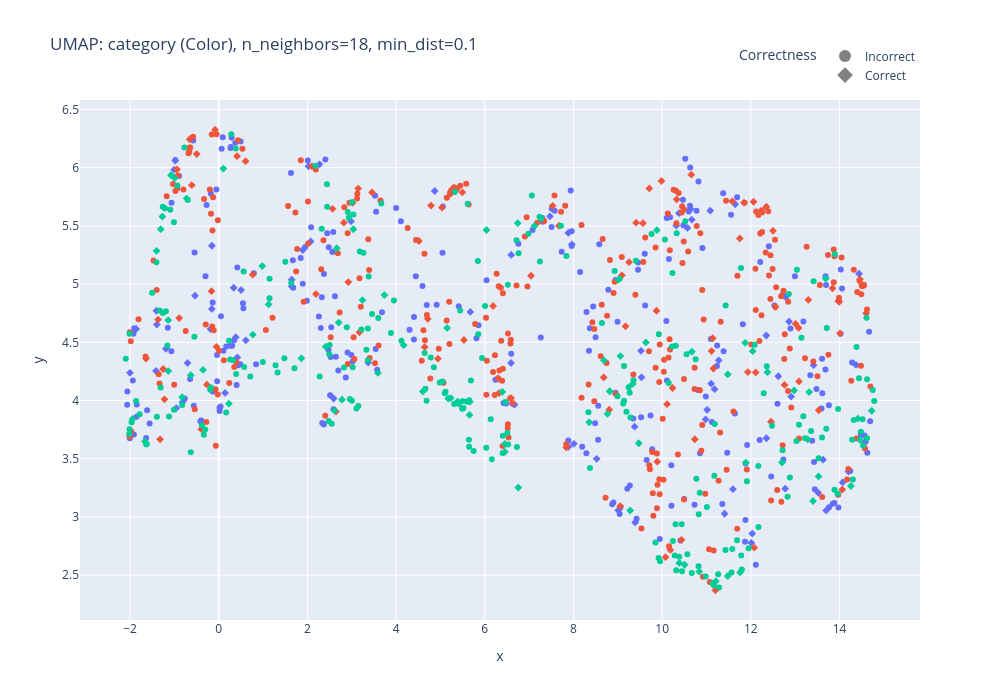
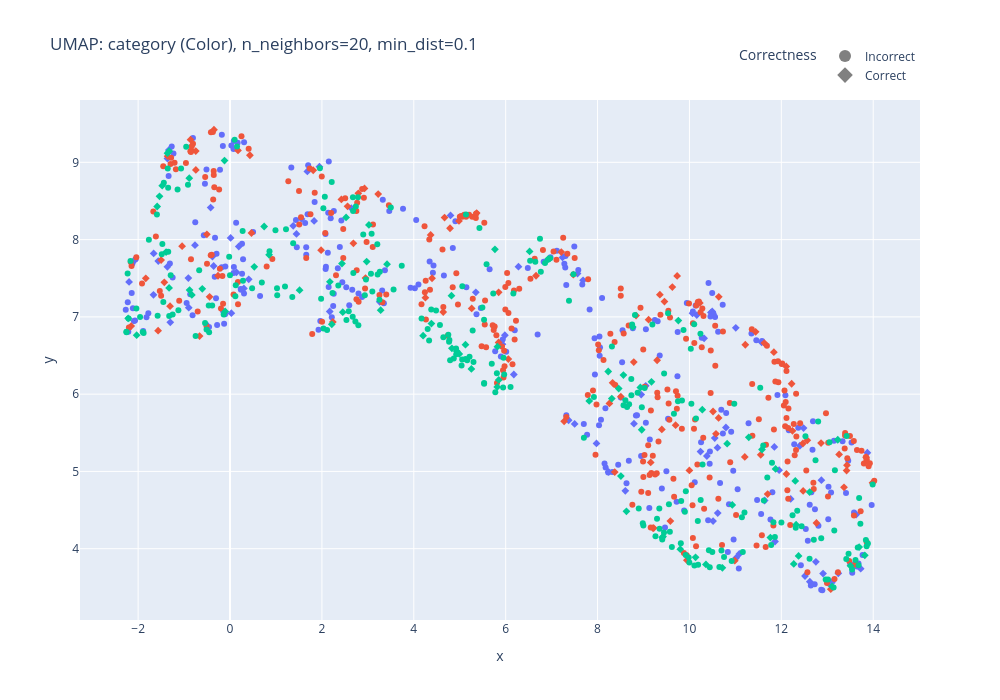
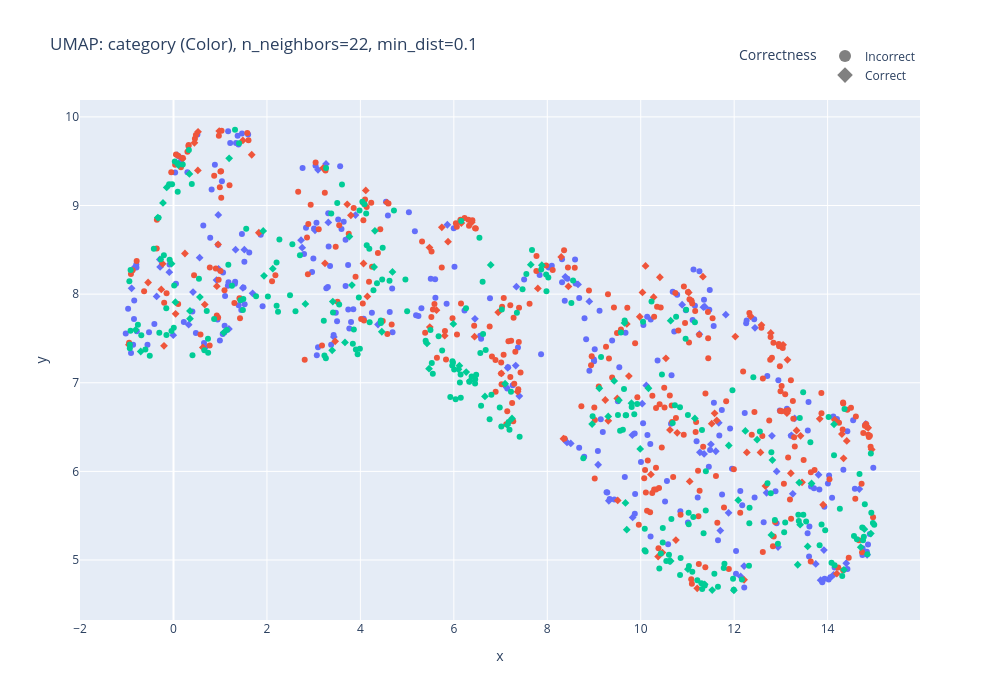
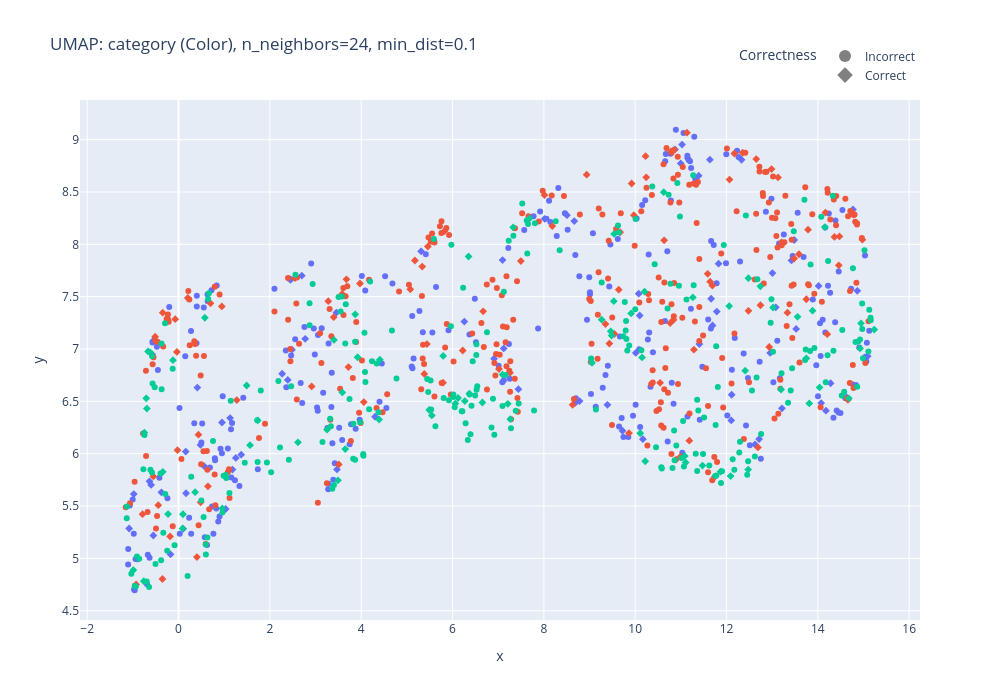

Notebook cell for these charts, in order:
### Code cell
neighbors = list(range(18, 30, 2))
for neighbor in neighbors:
    plot_umap(embeddings_top_3_1000, df_top3_1000, neighbor)

### Figure 1 — Plotly figure (JSON) as saved in the notebook; plotly's stock layout.template omitted (floating-point values rounded to 4 significant figures; data arrays with more than 128 entries replaced by an {"elided": "..."} marker saying what was removed)
{"data": [{"customdata": {"elided": "79x4 mixed values"}, "hovertemplate": "<b>Category:</b> %{customdata[0]}<br><b>Correct:</b> %{customdata[1]}<br><b>Task ID:</b> %{customdata[2]}<br><br><b>Text:</b><br>%{customdata[3]}<extra></extra>", "legendgroup": "Health, 1", "marker": {"color": "#636EFA", "symbol": "diamond"}, "mode": "markers", "name": "Health, 1", "orientation": "v", "showlegend": false, "x": [-1.862, 12.35, 2.025, 11.6, 11.08, 2.072, 12.35, -0.1855, 14.37, 11.02, -0.8182, 9.01, 7.888, -0.9804, 7.884, 10.38, 0.1431, -1.007, 5.674, 11.18, -0.5358, -1.415, 2.592, 9.536, 2.983, 12.86, 2.272, 1.646, 12.03, 9.392, -0.1562, 6.302, 11.65, 6.592, 0.4177, 13.52, 0.3845, 0.3366, 10.64, 13.63, -2.003, 1.646, 13.42, -0.7039, 14.44, 12.91, 0.5039, 9.523, 13.7, 6.669, 12.62, -1.192, 10.32, 11.28, 14.2, 12.79, -1.405, 7.963, 10.57, 10.67, 7.469, 8.523, 8.01, 12.77, 11.41, 12.01, -0.9572, -0.1554, -1.395, 3.371, 1.894, 0.6103, 10.98, 14.58, 11.11, 9.38, 6.596, 14.07, 4.87], "xaxis": "x", "y": [4.615, 4.559, 6.012, 3.238, 5.631, 5.366, 3.676, 4.614, 4.306, 3.92, 3.986, 3.057, 3.603, 6.06, 5.44, 5.61, 4.065, 5.982, 4.761, 4.097, 4.901, 4.254, 4.017, 4.199, 5.539, 4.678, 6.029, 5.038, 2.857, 2.953, 4.787, 4.189, 5.686, 4.322, 4.37, 3.207, 4.544, 4.969, 5.646, 3.492, 4.238, 4.982, 4.303, 4.322, 5.089, 4.034, 4.949, 4.427, 3.056, 3.964, 4.209, 4.444, 5.503, 4.345, 3.39, 4.888, 4.771, 5.342, 5.482, 5.554, 5.582, 3.499, 3.628, 3.242, 3.027, 2.777, 3.935, 5.329, 4.653, 4.326, 5.293, 4.517, 3.838, 3.641, 4.145, 3.775, 5.251, 3.296, 5.8], "yaxis": "y", "type": "scatter"}, {"customdata": {"elided": "237x4 mixed values"}, "hovertemplate": "<b>Category:</b> %{customdata[0]}<br><b>Correct:</b> %{customdata[1]}<br><b>Task ID:</b> %{customdata[2]}<br><br><b>Text:</b><br>%{customdata[3]}<extra></extra>", "legendgroup": "Health, 0", "marker": {"color": "#636EFA", "symbol": "circle"}, "mode": "markers", "name": "Health, 0", "orientation": "v", "showlegend": false, "x": {"elided": "237 float values"}, "xaxis": "x", "y": {"elided": "237 float values"}, "yaxis": "y", "type": "scatter"}, {"customdata": {"elided": "94x4 mixed values"}, "hovertemplate": "<b>Category:</b> %{customdata[0]}<br><b>Correct:</b> %{customdata[1]}<br><b>Task ID:</b> %{customdata[2]}<br><br><b>Text:</b><br>%{customdata[3]}<extra></extra>", "legendgroup": "Food and Entertaining, 1", "marker": {"color": "#EF553B", "symbol": "diamond"}, "mode": "markers", "name": "Food and Entertaining, 1", "orientation": "v", "showlegend": false, "x": [11.14, 3.019, 4.943, -0.8921, 5.034, 10.08, 13.09, 12.08, 10.44, 12.06, 4.515, 2.193, 13.3, -1.254, -2.007, 13.99, 10.11, 14.6, 8.807, 2.822, 9.872, 8.682, 13.01, 12.11, 11.75, 14.06, 13.97, -1.64, 10.33, 12.45, 11.85, 9.71, 4.788, 2.643, 6.593, 5.53, 12.35, 10.23, 0.6053, 11.11, 9.413, -0.1637, -0.08342, 3.173, 5.226, -1.324, 6.187, 2.567, -0.6078, 12.5, 2.923, 3.457, 9.253, 5.495, -0.2674, 2.101, 7.53, 10.74, 7.839, 4.715, 9.174, 12.56, 13.84, -0.9409, 13.53, 10.66, 9.056, -0.6555, 10.19, 3.143, 11.2, 11.58, 11.93, -0.4971, 11.16, 14.01, 9.567, 4.644, 14.46, 9.985, -1.224, -1.368, -0.0509, 13.08, 7.674, 6.322, 7.043, 12.76, 0.7662, -0.3937, 9.89, 0.4124, 9.092, 8.951], "xaxis": "x", "y": [4.535, 5.699, 4.36, 4.708, 5.658, 2.654, 4.164, 2.736, 2.803, 5.707, 5.371, 4.914, 4.865, 4.271, 3.69, 4.848, 3.969, 4.749, 3.921, 5.528, 4.771, 4.198, 4.659, 4.241, 5.392, 3.235, 4.854, 4.361, 5.727, 3.818, 5.7, 5.822, 5.675, 3.905, 4.021, 4.52, 5.665, 4.107, 6.056, 4.425, 5.528, 4.94, 6.326, 4.586, 5.776, 3.667, 4.812, 5.647, 5.85, 5.458, 5.017, 5.788, 5.188, 5.789, 4.136, 6.012, 5.672, 3.667, 3.597, 4.702, 4.637, 4.805, 4.965, 5.987, 3.916, 5.94, 3.093, 6.245, 2.716, 5.821, 2.37, 5.711, 4.245, 6.117, 4.275, 4.577, 5.524, 4.459, 5.041, 5.886, 4.01, 4.696, 4.461, 4.624, 5.502, 4.065, 5.072, 4.134, 5.081, 3.754, 3.474, 6.099, 5.075, 4.055], "yaxis": "y", "type": "scatter"}, {"customdata": {"elided": "282x4 mixed values"}, "hovertemplate": "<b>Category:</b> %{customdata[0]}<br><b>Correct:</b> %{customdata[1]}<br><b>Task ID:</b> %{customdata[2]}<br><br><b>Text:</b><br>%{customdata[3]}<extra></extra>", "legendgroup": "Food and Entertaining, 0", "marker": {"color": "#EF553B", "symbol": "circle"}, "mode": "markers", "name": "Food and Entertaining, 0", "orientation": "v", "showlegend": false, "x": {"elided": "282 float values"}, "xaxis": "x", "y": {"elided": "282 float values"}, "yaxis": "y", "type": "scatter"}, {"customdata": {"elided": "77x4 mixed values"}, "hovertemplate": "<b>Category:</b> %{customdata[0]}<br><b>Correct:</b> %{customdata[1]}<br><b>Task ID:</b> %{customdata[2]}<br><br><b>Text:</b><br>%{customdata[3]}<extra></extra>", "legendgroup": "Computers and Electronics, 1", "marker": {"color": "#00CC96", "symbol": "diamond"}, "mode": "markers", "name": "Computers and Electronics, 1", "orientation": "v", "showlegend": false, "x": [8.686, 9.336, 11.76, 2.705, 9.059, 6.454, 4.17, 5.655, 2.613, 13.32, 0.1032, 3.035, 13.53, 1.864, 5.15, 9.013, 8.356, 5.175, 14.46, 9.473, 7.121, 5.662, 12.98, 11.21, 11.48, -1.309, -1.942, 11.87, 0.9808, -0.8235, -1.272, 13.28, -0.6313, 11.48, 13.4, 3.736, 3.59, 5.232, -1.077, -1.403, 12.71, 8.769, 6.039, 2.779, 10.67, 10.39, 0.7689, 6.743, -0.3533, -0.7251, 4.602, -0.9946, 2.413, 12.04, 14.26, 6.396, 13.69, 10.84, 2.662, -1.663, 9.881, -1.14, 11.89, 14.73, 14.41, 12.38, 3.243, 0.2284, 9.634, -1.139, 8.816, 5.387, 6.756, 10.51, 9.278, 6.454, 1.126], "xaxis": "x", "y": [4.344, 4.143, 2.523, 4.669, 4.382, 3.559, 4.475, 3.876, 3.914, 4.073, 5.993, 5.471, 3.348, 4.363, 4.624, 5.039, 3.812, 4.016, 3.662, 3.633, 5.499, 3.988, 4.086, 2.448, 4.224, 5.472, 3.842, 4.495, 5.155, 4.028, 5.58, 3.667, 4.217, 2.492, 3.137, 4.906, 4.237, 4.021, 5.935, 5.286, 3.467, 3.885, 5.465, 4.007, 4.42, 2.604, 4.565, 5.524, 4.262, 5.735, 4.076, 5.912, 4.462, 4.424, 3.266, 4.074, 5.048, 2.531, 5.308, 3.648, 5.464, 4.69, 3.467, 3.912, 3.845, 4.243, 4.862, 3.973, 4.499, 4.253, 4.08, 3.991, 3.252, 2.589, 3.055, 3.627, 4.826], "yaxis": "y", "type": "scatter"}, {"customdata": {"elided": "231x4 mixed values"}, "hovertemplate": "<b>Category:</b> %{customdata[0]}<br><b>Correct:</b> %{customdata[1]}<br><b>Task ID:</b> %{customdata[2]}<br><br><b>Text:</b><br>%{customdata[3]}<extra></extra>", "legendgroup": "Computers and Electronics, 0", "marker": {"color": "#00CC96", "symbol": "circle"}, "mode": "markers", "name": "Computers and Electronics, 0", "orientation": "v", "showlegend": false, "x": {"elided": "231 float values"}, "xaxis": "x", "y": {"elided": "231 float values"}, "yaxis": "y", "type": "scatter"}, {"marker": {"color": "gray", "size": 10, "symbol": "circle"}, "mode": "markers", "name": "Incorrect", "showlegend": true, "x": [null], "y": [null], "type": "scatter", "hovertemplate": "<b>Category:</b> %{customdata[0]}<br><b>Correct:</b> %{customdata[1]}<br><b>Task ID:</b> %{customdata[2]}<br><br><b>Text:</b><br>%{customdata[3]}<extra></extra>"}, {"marker": {"color": "gray", "size": 10, "symbol": "diamond"}, "mode": "markers", "name": "Correct", "showlegend": true, "x": [null], "y": [null], "type": "scatter", "hovertemplate": "<b>Category:</b> %{customdata[0]}<br><b>Correct:</b> %{customdata[1]}<br><b>Task ID:</b> %{customdata[2]}<br><br><b>Text:</b><br>%{customdata[3]}<extra></extra>"}], "layout": {"xaxis": {"anchor": "y", "domain": [0.0, 1.0], "title": {"text": "x"}}, "yaxis": {"anchor": "x", "domain": [0.0, 1.0], "title": {"text": "y"}}, "legend": {"title": {"text": "Correctness"}, "tracegroupgap": 0, "itemsizing": "constant", "orientation": "h", "yanchor": "bottom", "y": 1.02, "xanchor": "right", "x": 1}, "title": {"text": "UMAP: category (Color), n_neighbors=18, min_dist=0.1"}, "width": 1000, "height": 700}}

### Figure 2 — Plotly figure (JSON) as saved in the notebook; plotly's stock layout.template omitted (floating-point values rounded to 4 significant figures; data arrays with more than 128 entries replaced by an {"elided": "..."} marker saying what was removed)
{"data": [{"customdata": {"elided": "79x4 mixed values"}, "hovertemplate": "<b>Category:</b> %{customdata[0]}<br><b>Correct:</b> %{customdata[1]}<br><b>Task ID:</b> %{customdata[2]}<br><br><b>Text:</b><br>%{customdata[3]}<extra></extra>", "legendgroup": "Health, 1", "marker": {"color": "#636EFA", "symbol": "diamond"}, "mode": "markers", "name": "Health, 1", "orientation": "v", "showlegend": false, "x": [-2.071, 11.85, 1.683, 10.62, 11.01, 1.831, 11.64, -0.3567, 13.63, 10.38, -0.8985, 8.241, 7.37, -1.332, 7.564, 10.16, 0.02834, -1.362, 5.35, 10.61, -0.7626, -1.666, 2.17, 8.95, 2.64, 12.4, 1.946, 1.375, 11.09, 8.604, -0.3824, 5.931, 11.57, 5.982, 0.3016, 12.52, 0.1404, 0.01318, 10.5, 12.75, -2.197, 1.446, 12.87, -0.9069, 13.87, 12.2, 0.1906, 9.049, 12.62, 6.177, 11.95, -1.364, 10.07, 10.79, 13.24, 12.48, -1.662, 7.684, 10.32, 10.47, 7.237, 7.977, 7.501, 11.86, 10.51, 11.02, -1.3, -0.4215, -1.562, 3.258, 1.556, 0.407, 10.24, 13.73, 10.55, 8.792, 6.278, 12.91, 4.799], "xaxis": "x", "y": [7.736, 5.317, 8.883, 4.461, 6.859, 8.241, 4.624, 7.658, 4.442, 5.199, 7.119, 4.993, 5.662, 9.158, 7.56, 7.023, 7.048, 9.05, 7.318, 5.308, 7.928, 7.285, 7.07, 5.995, 8.407, 5.332, 8.944, 8.178, 3.933, 4.749, 7.78, 6.646, 6.67, 6.762, 7.368, 3.647, 7.576, 8.022, 7.07, 3.831, 7.453, 8.073, 4.887, 7.502, 5.241, 4.645, 7.91, 6.107, 3.574, 6.255, 5.017, 7.648, 7.047, 5.568, 3.681, 5.56, 7.822, 7.473, 6.722, 7.055, 7.77, 5.363, 5.615, 4.093, 4.357, 3.882, 6.929, 8.414, 7.723, 7.195, 8.267, 7.487, 5.256, 3.741, 5.432, 5.618, 7.65, 3.678, 8.313], "yaxis": "y", "type": "scatter"}, {"customdata": {"elided": "237x4 mixed values"}, "hovertemplate": "<b>Category:</b> %{customdata[0]}<br><b>Correct:</b> %{customdata[1]}<br><b>Task ID:</b> %{customdata[2]}<br><br><b>Text:</b><br>%{customdata[3]}<extra></extra>", "legendgroup": "Health, 0", "marker": {"color": "#636EFA", "symbol": "circle"}, "mode": "markers", "name": "Health, 0", "orientation": "v", "showlegend": false, "x": {"elided": "237 float values"}, "xaxis": "x", "y": {"elided": "237 float values"}, "yaxis": "y", "type": "scatter"}, {"customdata": {"elided": "94x4 mixed values"}, "hovertemplate": "<b>Category:</b> %{customdata[0]}<br><b>Correct:</b> %{customdata[1]}<br><b>Task ID:</b> %{customdata[2]}<br><br><b>Text:</b><br>%{customdata[3]}<extra></extra>", "legendgroup": "Food and Entertaining, 1", "marker": {"color": "#EF553B", "symbol": "diamond"}, "mode": "markers", "name": "Food and Entertaining, 1", "orientation": "v", "showlegend": false, "x": [10.51, 2.792, 4.641, -1.043, 4.789, 9.206, 12.47, 10.99, 9.585, 11.84, 4.367, 1.983, 12.86, -1.43, -2.152, 13.43, 9.399, 13.98, 8.258, 2.558, 9.297, 8.328, 12.47, 11.55, 11.22, 13.08, 13.42, -1.834, 10.23, 11.7, 11.63, 9.627, 4.67, 2.239, 6.058, 5.26, 12.11, 9.699, 0.433, 10.63, 9.356, -0.5042, -0.3498, 2.949, 4.984, -1.565, 5.847, 2.424, -0.7439, 12.22, 2.685, 3.225, 9.111, 5.369, -0.4446, 1.81, 7.21, 9.999, 7.273, 4.397, 8.788, 12.24, 13.26, -1.358, 12.76, 10.64, 8.374, -0.8591, 9.222, 2.927, 9.944, 11.44, 11.2, -0.7452, 10.58, 13.36, 9.456, 4.253, 13.85, 9.732, -1.305, -1.5, -0.2616, 12.57, 7.473, 5.846, 6.661, 12.11, 0.467, -0.6627, 9.157, 0.1734, 8.838, 8.507], "xaxis": "x", "y": [5.775, 8.599, 7.062, 7.914, 8.147, 4.267, 4.748, 3.845, 4.358, 6.543, 8.06, 7.863, 5.367, 7.447, 6.881, 5.081, 5.544, 4.852, 5.88, 8.43, 6.438, 6.146, 5.361, 5.215, 6.639, 3.477, 5.011, 7.498, 7.18, 4.707, 6.661, 7.385, 8.285, 6.934, 6.454, 7.11, 6.359, 5.598, 9.091, 5.692, 7.287, 8.068, 9.421, 7.503, 8.241, 6.821, 7.317, 8.519, 8.901, 6.135, 7.952, 8.59, 6.964, 8.344, 7.259, 8.897, 7.839, 5.014, 5.648, 7.5, 6.415, 5.525, 5.22, 9.079, 4.333, 7.26, 4.992, 9.294, 4.267, 8.662, 3.852, 6.807, 5.188, 9.145, 5.487, 4.795, 7.198, 7.248, 5.184, 7.531, 7.139, 7.735, 7.532, 5.402, 7.547, 6.668, 7.532, 4.967, 8.085, 6.752, 5.116, 9.154, 7.017, 5.967], "yaxis": "y", "type": "scatter"}, {"customdata": {"elided": "282x4 mixed values"}, "hovertemplate": "<b>Category:</b> %{customdata[0]}<br><b>Correct:</b> %{customdata[1]}<br><b>Task ID:</b> %{customdata[2]}<br><br><b>Text:</b><br>%{customdata[3]}<extra></extra>", "legendgroup": "Food and Entertaining, 0", "marker": {"color": "#EF553B", "symbol": "circle"}, "mode": "markers", "name": "Food and Entertaining, 0", "orientation": "v", "showlegend": false, "x": {"elided": "282 float values"}, "xaxis": "x", "y": {"elided": "282 float values"}, "yaxis": "y", "type": "scatter"}, {"customdata": {"elided": "77x4 mixed values"}, "hovertemplate": "<b>Category:</b> %{customdata[0]}<br><b>Correct:</b> %{customdata[1]}<br><b>Task ID:</b> %{customdata[2]}<br><br><b>Text:</b><br>%{customdata[3]}<extra></extra>", "legendgroup": "Computers and Electronics, 1", "marker": {"color": "#00CC96", "symbol": "diamond"}, "mode": "markers", "name": "Computers and Electronics, 1", "orientation": "v", "showlegend": false, "x": [8.232, 8.931, 10.72, 2.436, 8.563, 5.816, 4.384, 5.253, 2.215, 12.62, -0.12, 3.023, 12.38, 1.514, 4.82, 8.766, 7.819, 4.83, 13.5, 8.961, 6.924, 5.125, 12.3, 10.13, 10.82, -1.535, -2.217, 11.29, 0.743, -0.8305, -1.476, 12.32, -0.8804, 10.36, 12.27, 3.418, 3.279, 4.937, -1.323, -1.586, 11.76, 8.31, 5.766, 2.454, 10.28, 9.409, 0.5279, 6.521, -0.604, -0.887, 4.203, -1.361, 2.173, 11.58, 13.1, 5.82, 13.23, 9.801, 2.526, -2.032, 9.758, -1.392, 10.93, 13.82, 13.69, 11.87, 2.974, -0.105, 9.173, -1.326, 8.461, 4.99, 8.629, 9.425, 8.508, 5.849, 0.851], "xaxis": "x", "y": [6.293, 6.086, 3.753, 7.69, 6.247, 6.094, 6.914, 6.326, 6.903, 4.733, 9.023, 8.19, 3.907, 7.345, 7.274, 6.87, 5.913, 6.593, 3.779, 5.539, 7.748, 6.64, 4.877, 3.888, 5.359, 8.559, 6.981, 5.441, 8.17, 7.285, 8.697, 4.312, 7.347, 3.797, 3.803, 7.681, 7.087, 6.557, 9.144, 8.428, 4.144, 5.942, 7.874, 7.061, 5.8, 4.144, 7.648, 7.847, 7.363, 8.795, 6.756, 9.119, 7.454, 5.284, 3.512, 6.615, 5.41, 3.994, 8.287, 6.764, 6.952, 7.839, 4.566, 3.914, 4.021, 5.032, 7.715, 7.07, 6.16, 7.375, 6.072, 6.521, 4.483, 4.157, 4.94, 6.184, 7.803], "yaxis": "y", "type": "scatter"}, {"customdata": {"elided": "231x4 mixed values"}, "hovertemplate": "<b>Category:</b> %{customdata[0]}<br><b>Correct:</b> %{customdata[1]}<br><b>Task ID:</b> %{customdata[2]}<br><br><b>Text:</b><br>%{customdata[3]}<extra></extra>", "legendgroup": "Computers and Electronics, 0", "marker": {"color": "#00CC96", "symbol": "circle"}, "mode": "markers", "name": "Computers and Electronics, 0", "orientation": "v", "showlegend": false, "x": {"elided": "231 float values"}, "xaxis": "x", "y": {"elided": "231 float values"}, "yaxis": "y", "type": "scatter"}, {"marker": {"color": "gray", "size": 10, "symbol": "circle"}, "mode": "markers", "name": "Incorrect", "showlegend": true, "x": [null], "y": [null], "type": "scatter", "hovertemplate": "<b>Category:</b> %{customdata[0]}<br><b>Correct:</b> %{customdata[1]}<br><b>Task ID:</b> %{customdata[2]}<br><br><b>Text:</b><br>%{customdata[3]}<extra></extra>"}, {"marker": {"color": "gray", "size": 10, "symbol": "diamond"}, "mode": "markers", "name": "Correct", "showlegend": true, "x": [null], "y": [null], "type": "scatter", "hovertemplate": "<b>Category:</b> %{customdata[0]}<br><b>Correct:</b> %{customdata[1]}<br><b>Task ID:</b> %{customdata[2]}<br><br><b>Text:</b><br>%{customdata[3]}<extra></extra>"}], "layout": {"xaxis": {"anchor": "y", "domain": [0.0, 1.0], "title": {"text": "x"}}, "yaxis": {"anchor": "x", "domain": [0.0, 1.0], "title": {"text": "y"}}, "legend": {"title": {"text": "Correctness"}, "tracegroupgap": 0, "itemsizing": "constant", "orientation": "h", "yanchor": "bottom", "y": 1.02, "xanchor": "right", "x": 1}, "title": {"text": "UMAP: category (Color), n_neighbors=20, min_dist=0.1"}, "width": 1000, "height": 700}}

### Figure 3 — Plotly figure (JSON) as saved in the notebook; plotly's stock layout.template omitted (floating-point values rounded to 4 significant figures; data arrays with more than 128 entries replaced by an {"elided": "..."} marker saying what was removed)
{"data": [{"customdata": {"elided": "79x4 mixed values"}, "hovertemplate": "<b>Category:</b> %{customdata[0]}<br><b>Correct:</b> %{customdata[1]}<br><b>Task ID:</b> %{customdata[2]}<br><br><b>Text:</b><br>%{customdata[3]}<extra></extra>", "legendgroup": "Health, 1", "marker": {"color": "#636EFA", "symbol": "diamond"}, "mode": "markers", "name": "Health, 1", "orientation": "v", "showlegend": false, "x": [-0.8267, 12.81, 3.093, 11.88, 11.82, 3.313, 12.69, 0.9206, 14.68, 11.36, 0.3249, 9.318, 8.421, 0.1521, 8.658, 11.08, 1.186, 0.0779, 6.452, 11.61, 0.5591, -0.3615, 3.432, 10.03, 3.895, 13.23, 3.264, 2.73, 12.21, 9.827, 0.9639, 7.153, 12.45, 7.324, 1.446, 13.75, 1.484, 1.329, 11.34, 13.92, -0.8975, 2.755, 13.81, 0.4179, 14.82, 13.25, 1.517, 10.12, 13.85, 7.401, 12.91, -0.08977, 10.89, 11.67, 14.4, 13.3, -0.2929, 8.9, 11.26, 11.37, 8.386, 9.088, 8.502, 12.94, 11.7, 12.14, -0.005587, 0.9583, -0.2867, 4.377, 3.029, 1.693, 11.27, 14.85, 11.5, 9.821, 7.339, 14.13, 5.861], "xaxis": "x", "y": [8.306, 6.401, 9.402, 5.533, 7.768, 8.81, 5.759, 8.159, 5.801, 6.197, 7.655, 5.669, 6.326, 9.538, 8.109, 7.924, 7.608, 9.568, 7.721, 6.227, 8.412, 7.975, 7.517, 6.764, 8.892, 6.407, 9.469, 8.609, 4.932, 5.48, 8.284, 7.169, 7.62, 7.194, 7.945, 4.956, 8.071, 8.501, 7.852, 5.112, 8.065, 8.524, 5.962, 8.024, 6.536, 5.746, 8.502, 6.97, 4.772, 6.849, 6.0, 8.247, 7.88, 6.547, 4.963, 6.597, 8.391, 7.917, 7.547, 7.859, 8.195, 6.075, 6.315, 5.147, 5.332, 4.814, 7.537, 8.894, 8.307, 7.657, 8.721, 8.009, 6.216, 5.058, 6.305, 6.41, 8.085, 4.832, 8.783], "yaxis": "y", "type": "scatter"}, {"customdata": {"elided": "237x4 mixed values"}, "hovertemplate": "<b>Category:</b> %{customdata[0]}<br><b>Correct:</b> %{customdata[1]}<br><b>Task ID:</b> %{customdata[2]}<br><br><b>Text:</b><br>%{customdata[3]}<extra></extra>", "legendgroup": "Health, 0", "marker": {"color": "#636EFA", "symbol": "circle"}, "mode": "markers", "name": "Health, 0", "orientation": "v", "showlegend": false, "x": {"elided": "237 float values"}, "xaxis": "x", "y": {"elided": "237 float values"}, "yaxis": "y", "type": "scatter"}, {"customdata": {"elided": "94x4 mixed values"}, "hovertemplate": "<b>Category:</b> %{customdata[0]}<br><b>Correct:</b> %{customdata[1]}<br><b>Task ID:</b> %{customdata[2]}<br><br><b>Text:</b><br>%{customdata[3]}<extra></extra>", "legendgroup": "Food and Entertaining, 1", "marker": {"color": "#EF553B", "symbol": "diamond"}, "mode": "markers", "name": "Food and Entertaining, 1", "orientation": "v", "showlegend": false, "x": [11.58, 4.071, 5.805, 0.2447, 5.876, 10.37, 13.45, 12.21, 10.75, 12.78, 5.479, 3.242, 13.83, -0.2618, -0.9549, 14.31, 10.63, 14.94, 9.305, 3.797, 10.54, 9.242, 13.34, 12.56, 12.02, 14.2, 14.41, -0.544, 11.03, 12.67, 12.58, 10.41, 5.743, 3.46, 7.365, 6.443, 13.05, 10.78, 1.674, 11.63, 10.04, 0.9543, 0.9783, 4.149, 6.16, -0.2034, 6.95, 3.718, 0.5211, 13.14, 4.067, 4.568, 9.98, 6.384, 0.6691, 3.201, 8.298, 11.05, 8.346, 5.629, 9.746, 13.13, 14.15, 0.1921, 13.9, 11.33, 9.508, 0.5249, 10.46, 4.115, 11.21, 12.35, 12.27, 0.4478, 11.52, 14.34, 10.28, 5.486, 14.87, 10.1, 0.04521, -0.231, 0.9276, 13.42, 8.452, 7.018, 7.798, 13.21, 1.826, 0.6282, 10.22, 1.485, 9.702, 9.498], "xaxis": "x", "y": [6.655, 9.021, 7.531, 8.458, 8.592, 5.038, 5.877, 4.776, 5.225, 7.563, 8.525, 8.348, 6.593, 8.053, 7.428, 6.42, 6.468, 6.246, 6.571, 8.889, 7.276, 6.805, 6.461, 6.214, 7.521, 4.846, 6.344, 8.131, 8.018, 5.834, 7.651, 8.19, 8.754, 7.468, 6.9, 7.519, 7.428, 6.435, 9.573, 6.575, 8.02, 8.561, 9.84, 7.974, 8.803, 7.417, 7.795, 9.014, 9.396, 7.259, 8.346, 9.033, 7.745, 8.81, 7.882, 9.423, 8.419, 5.887, 6.37, 7.819, 7.075, 6.657, 6.582, 9.529, 5.624, 8.197, 5.672, 9.832, 5.084, 9.17, 4.68, 7.75, 6.214, 9.707, 6.538, 6.147, 7.966, 7.629, 6.492, 8.319, 7.778, 8.342, 8.09, 6.401, 8.086, 7.105, 8.064, 5.979, 8.693, 7.398, 5.965, 9.734, 7.664, 6.823], "yaxis": "y", "type": "scatter"}, {"customdata": {"elided": "282x4 mixed values"}, "hovertemplate": "<b>Category:</b> %{customdata[0]}<br><b>Correct:</b> %{customdata[1]}<br><b>Task ID:</b> %{customdata[2]}<br><br><b>Text:</b><br>%{customdata[3]}<extra></extra>", "legendgroup": "Food and Entertaining, 0", "marker": {"color": "#EF553B", "symbol": "circle"}, "mode": "markers", "name": "Food and Entertaining, 0", "orientation": "v", "showlegend": false, "x": {"elided": "282 float values"}, "xaxis": "x", "y": {"elided": "282 float values"}, "yaxis": "y", "type": "scatter"}, {"customdata": {"elided": "77x4 mixed values"}, "hovertemplate": "<b>Category:</b> %{customdata[0]}<br><b>Correct:</b> %{customdata[1]}<br><b>Task ID:</b> %{customdata[2]}<br><br><b>Text:</b><br>%{customdata[3]}<extra></extra>", "legendgroup": "Computers and Electronics, 1", "marker": {"color": "#00CC96", "symbol": "diamond"}, "mode": "markers", "name": "Computers and Electronics, 1", "orientation": "v", "showlegend": false, "x": [9.115, 9.802, 11.99, 3.819, 9.432, 7.143, 5.425, 6.666, 3.396, 13.66, 1.191, 4.311, 13.57, 2.823, 5.99, 9.652, 8.96, 6.1, 14.71, 9.989, 7.883, 6.343, 13.39, 11.37, 11.88, -0.2253, -0.8103, 12.24, 1.92, 0.3528, -0.1455, 13.41, 0.3519, 11.53, 13.36, 4.687, 4.459, 6.119, 0.09909, -0.3364, 12.8, 9.305, 6.789, 3.67, 11.16, 10.64, 1.937, 7.647, 0.5646, 0.34, 5.469, 0.1051, 3.41, 12.49, 14.35, 7.097, 14.14, 11.01, 3.766, -0.7016, 10.64, -0.04142, 12.09, 14.93, 14.79, 12.82, 4.293, 1.077, 10.17, 0.04064, 9.533, 6.265, 9.701, 10.61, 9.674, 7.245, 2.125], "xaxis": "x", "y": [6.937, 6.77, 4.659, 8.102, 7.021, 6.524, 7.444, 6.846, 7.366, 5.863, 9.532, 8.715, 5.153, 7.89, 7.663, 7.676, 6.534, 7.152, 5.145, 6.253, 8.326, 7.021, 5.873, 4.726, 6.292, 9.029, 7.598, 6.457, 8.713, 7.723, 9.204, 5.399, 7.811, 4.66, 4.947, 8.25, 7.576, 7.193, 9.472, 8.864, 5.283, 6.62, 8.33, 7.455, 6.597, 4.989, 8.206, 8.332, 7.966, 9.356, 7.159, 9.456, 7.916, 6.358, 4.889, 6.989, 6.53, 4.897, 8.65, 7.353, 7.7, 8.344, 5.675, 5.298, 5.348, 6.128, 8.306, 7.567, 6.938, 7.909, 6.804, 7.121, 5.342, 4.989, 5.644, 6.597, 8.287], "yaxis": "y", "type": "scatter"}, {"customdata": {"elided": "231x4 mixed values"}, "hovertemplate": "<b>Category:</b> %{customdata[0]}<br><b>Correct:</b> %{customdata[1]}<br><b>Task ID:</b> %{customdata[2]}<br><br><b>Text:</b><br>%{customdata[3]}<extra></extra>", "legendgroup": "Computers and Electronics, 0", "marker": {"color": "#00CC96", "symbol": "circle"}, "mode": "markers", "name": "Computers and Electronics, 0", "orientation": "v", "showlegend": false, "x": {"elided": "231 float values"}, "xaxis": "x", "y": {"elided": "231 float values"}, "yaxis": "y", "type": "scatter"}, {"marker": {"color": "gray", "size": 10, "symbol": "circle"}, "mode": "markers", "name": "Incorrect", "showlegend": true, "x": [null], "y": [null], "type": "scatter", "hovertemplate": "<b>Category:</b> %{customdata[0]}<br><b>Correct:</b> %{customdata[1]}<br><b>Task ID:</b> %{customdata[2]}<br><br><b>Text:</b><br>%{customdata[3]}<extra></extra>"}, {"marker": {"color": "gray", "size": 10, "symbol": "diamond"}, "mode": "markers", "name": "Correct", "showlegend": true, "x": [null], "y": [null], "type": "scatter", "hovertemplate": "<b>Category:</b> %{customdata[0]}<br><b>Correct:</b> %{customdata[1]}<br><b>Task ID:</b> %{customdata[2]}<br><br><b>Text:</b><br>%{customdata[3]}<extra></extra>"}], "layout": {"xaxis": {"anchor": "y", "domain": [0.0, 1.0], "title": {"text": "x"}}, "yaxis": {"anchor": "x", "domain": [0.0, 1.0], "title": {"text": "y"}}, "legend": {"title": {"text": "Correctness"}, "tracegroupgap": 0, "itemsizing": "constant", "orientation": "h", "yanchor": "bottom", "y": 1.02, "xanchor": "right", "x": 1}, "title": {"text": "UMAP: category (Color), n_neighbors=22, min_dist=0.1"}, "width": 1000, "height": 700}}

### Figure 4 — Plotly figure (JSON) as saved in the notebook; plotly's stock layout.template omitted (floating-point values rounded to 4 significant figures; data arrays with more than 128 entries replaced by an {"elided": "..."} marker saying what was removed)
{"data": [{"customdata": {"elided": "79x4 mixed values"}, "hovertemplate": "<b>Category:</b> %{customdata[0]}<br><b>Correct:</b> %{customdata[1]}<br><b>Task ID:</b> %{customdata[2]}<br><br><b>Text:</b><br>%{customdata[3]}<extra></extra>", "legendgroup": "Health, 1", "marker": {"color": "#636EFA", "symbol": "diamond"}, "mode": "markers", "name": "Health, 1", "orientation": "v", "showlegend": false, "x": [-0.9801, 13.01, 2.45, 12.11, 11.64, 2.774, 12.96, 0.5593, 14.86, 11.69, 0.1009, 9.722, 8.687, -0.5526, 8.505, 11.0, 1.032, -0.5773, 6.258, 11.79, 0.1575, -0.5521, 3.47, 10.1, 3.456, 13.42, 2.7, 2.269, 12.71, 10.17, 0.4805, 6.909, 12.33, 7.121, 1.181, 14.07, 1.254, 0.9513, 11.03, 14.28, -1.082, 2.392, 14.02, 0.1641, 14.77, 13.52, 1.129, 10.08, 14.18, 7.443, 13.08, -0.3754, 10.87, 11.83, 14.77, 13.48, -0.6365, 8.666, 11.39, 11.15, 8.016, 9.392, 8.782, 13.21, 12.1, 12.62, -0.176, 0.4115, -0.6002, 4.303, 2.484, 1.373, 11.41, 15.09, 11.66, 10.01, 7.096, 14.63, 5.312], "xaxis": "x", "y": [5.614, 7.725, 7.66, 6.563, 8.809, 7.097, 6.963, 5.882, 7.556, 7.224, 5.282, 6.219, 6.485, 7.079, 8.279, 8.773, 5.471, 6.95, 7.262, 7.357, 6.02, 5.218, 5.85, 7.32, 7.348, 7.846, 7.701, 6.764, 6.139, 6.139, 6.083, 6.908, 8.808, 7.005, 5.848, 6.483, 5.959, 6.298, 8.953, 6.673, 5.285, 6.704, 7.603, 5.622, 8.333, 7.192, 6.34, 7.528, 6.411, 6.616, 7.398, 5.631, 8.907, 7.815, 6.657, 8.041, 5.736, 8.222, 8.655, 8.822, 8.243, 6.467, 6.503, 6.433, 6.318, 6.088, 5.039, 6.632, 5.702, 6.353, 6.993, 5.991, 7.048, 6.932, 7.48, 6.963, 7.849, 6.539, 7.933], "yaxis": "y", "type": "scatter"}, {"customdata": {"elided": "237x4 mixed values"}, "hovertemplate": "<b>Category:</b> %{customdata[0]}<br><b>Correct:</b> %{customdata[1]}<br><b>Task ID:</b> %{customdata[2]}<br><br><b>Text:</b><br>%{customdata[3]}<extra></extra>", "legendgroup": "Health, 0", "marker": {"color": "#636EFA", "symbol": "circle"}, "mode": "markers", "name": "Health, 0", "orientation": "v", "showlegend": false, "x": {"elided": "237 float values"}, "xaxis": "x", "y": {"elided": "237 float values"}, "yaxis": "y", "type": "scatter"}, {"customdata": {"elided": "94x4 mixed values"}, "hovertemplate": "<b>Category:</b> %{customdata[0]}<br><b>Correct:</b> %{customdata[1]}<br><b>Task ID:</b> %{customdata[2]}<br><br><b>Text:</b><br>%{customdata[3]}<extra></extra>", "legendgroup": "Food and Entertaining, 1", "marker": {"color": "#EF553B", "symbol": "diamond"}, "mode": "markers", "name": "Food and Entertaining, 1", "orientation": "v", "showlegend": false, "x": [11.59, 3.584, 5.792, -0.02301, 5.336, 10.9, 13.75, 12.69, 11.19, 12.65, 5.075, 2.915, 13.79, -0.4437, -0.9286, 14.36, 10.77, 14.98, 9.435, 3.398, 10.63, 9.35, 13.48, 12.74, 12.07, 14.66, 14.47, -0.7886, 10.78, 12.94, 12.35, 10.23, 5.176, 3.509, 7.258, 6.224, 12.99, 10.84, 0.9476, 11.69, 9.922, 0.4362, 0.2032, 4.057, 5.46, -0.3533, 6.67, 3.279, -0.0361, 13.13, 3.72, 3.973, 9.971, 5.826, 0.4849, 2.549, 8.013, 11.29, 8.629, 5.439, 9.64, 13.21, 14.17, -0.5123, 14.21, 11.13, 9.864, -0.3468, 10.99, 3.677, 11.74, 12.17, 12.48, -0.07294, 11.64, 14.46, 10.24, 5.382, 14.77, 8.938, -0.1856, -0.5515, 0.6439, 13.59, 8.184, 7.017, 7.496, 13.33, 1.276, 0.4025, 10.55, 0.6996, 9.67, 9.545], "xaxis": "x", "y": [7.718, 7.526, 6.678, 6.034, 7.788, 5.943, 7.475, 6.06, 6.124, 8.814, 7.57, 6.642, 8.14, 5.508, 4.75, 8.071, 7.248, 8.044, 7.052, 7.304, 8.039, 7.238, 7.864, 7.418, 8.618, 6.514, 8.076, 5.422, 8.887, 7.019, 8.875, 8.843, 7.845, 5.898, 6.772, 6.985, 8.719, 7.279, 7.406, 7.606, 8.581, 6.181, 7.488, 6.493, 7.978, 4.803, 7.36, 7.457, 6.972, 8.639, 6.827, 7.626, 8.278, 8.126, 5.536, 7.678, 8.471, 6.993, 6.467, 7.047, 7.567, 8.019, 8.304, 7.117, 7.141, 9.067, 6.197, 7.348, 5.973, 7.666, 5.778, 8.868, 7.365, 7.285, 7.643, 7.799, 8.64, 6.762, 8.292, 8.666, 5.209, 5.783, 5.688, 7.905, 8.175, 6.809, 7.84, 7.347, 6.512, 5.012, 6.677, 7.437, 8.116, 7.143], "yaxis": "y", "type": "scatter"}, {"customdata": {"elided": "282x4 mixed values"}, "hovertemplate": "<b>Category:</b> %{customdata[0]}<br><b>Correct:</b> %{customdata[1]}<br><b>Task ID:</b> %{customdata[2]}<br><br><b>Text:</b><br>%{customdata[3]}<extra></extra>", "legendgroup": "Food and Entertaining, 0", "marker": {"color": "#EF553B", "symbol": "circle"}, "mode": "markers", "name": "Food and Entertaining, 0", "orientation": "v", "showlegend": false, "x": {"elided": "282 float values"}, "xaxis": "x", "y": {"elided": "282 float values"}, "yaxis": "y", "type": "scatter"}, {"customdata": {"elided": "77x4 mixed values"}, "hovertemplate": "<b>Category:</b> %{customdata[0]}<br><b>Correct:</b> %{customdata[1]}<br><b>Task ID:</b> %{customdata[2]}<br><br><b>Text:</b><br>%{customdata[3]}<extra></extra>", "legendgroup": "Computers and Electronics, 1", "marker": {"color": "#00CC96", "symbol": "diamond"}, "mode": "markers", "name": "Computers and Electronics, 1", "orientation": "v", "showlegend": false, "x": [9.268, 9.911, 12.47, 3.587, 9.532, 7.264, 5.49, 6.654, 3.491, 13.88, 0.5762, 3.869, 14.04, 2.615, 5.795, 9.539, 9.054, 6.061, 14.92, 10.15, 7.69, 6.369, 13.56, 11.87, 12.06, -0.6935, -0.9897, 12.48, 1.491, 0.08933, -0.7072, 13.75, 0.09675, 12.09, 13.81, 4.409, 4.392, 6.121, -0.6676, -0.7482, 13.19, 9.484, 6.351, 3.65, 11.26, 11.09, 1.566, 7.328, 0.3632, -0.1216, 5.547, -0.6201, 3.252, 12.74, 14.68, 7.096, 14.15, 11.47, 3.403, -0.7612, 10.62, -0.3448, 12.41, 15.24, 14.95, 13.02, 3.921, 0.9583, 10.2, -0.2294, 9.465, 6.269, 10.22, 11.1, 10.11, 7.21, 1.734], "xaxis": "x", "y": [7.28, 7.34, 5.848, 6.585, 7.457, 6.33, 6.417, 6.489, 5.746, 7.366, 7.298, 7.331, 6.633, 6.108, 6.934, 8.1, 6.869, 6.479, 7.006, 6.92, 8.248, 6.575, 7.308, 5.828, 7.41, 6.43, 4.888, 7.677, 6.651, 5.286, 6.529, 6.911, 5.421, 5.786, 6.48, 6.898, 6.326, 6.532, 6.977, 6.202, 6.613, 7.128, 7.884, 6.044, 7.493, 5.978, 6.081, 8.162, 5.632, 6.893, 6.366, 6.968, 6.229, 7.599, 6.529, 6.756, 8.165, 5.886, 7.086, 4.782, 8.498, 5.827, 6.793, 7.186, 7.245, 7.396, 6.921, 5.477, 7.548, 5.423, 7.169, 6.503, 5.928, 5.916, 6.195, 6.477, 6.318], "yaxis": "y", "type": "scatter"}, {"customdata": {"elided": "231x4 mixed values"}, "hovertemplate": "<b>Category:</b> %{customdata[0]}<br><b>Correct:</b> %{customdata[1]}<br><b>Task ID:</b> %{customdata[2]}<br><br><b>Text:</b><br>%{customdata[3]}<extra></extra>", "legendgroup": "Computers and Electronics, 0", "marker": {"color": "#00CC96", "symbol": "circle"}, "mode": "markers", "name": "Computers and Electronics, 0", "orientation": "v", "showlegend": false, "x": {"elided": "231 float values"}, "xaxis": "x", "y": {"elided": "231 float values"}, "yaxis": "y", "type": "scatter"}, {"marker": {"color": "gray", "size": 10, "symbol": "circle"}, "mode": "markers", "name": "Incorrect", "showlegend": true, "x": [null], "y": [null], "type": "scatter", "hovertemplate": "<b>Category:</b> %{customdata[0]}<br><b>Correct:</b> %{customdata[1]}<br><b>Task ID:</b> %{customdata[2]}<br><br><b>Text:</b><br>%{customdata[3]}<extra></extra>"}, {"marker": {"color": "gray", "size": 10, "symbol": "diamond"}, "mode": "markers", "name": "Correct", "showlegend": true, "x": [null], "y": [null], "type": "scatter", "hovertemplate": "<b>Category:</b> %{customdata[0]}<br><b>Correct:</b> %{customdata[1]}<br><b>Task ID:</b> %{customdata[2]}<br><br><b>Text:</b><br>%{customdata[3]}<extra></extra>"}], "layout": {"xaxis": {"anchor": "y", "domain": [0.0, 1.0], "title": {"text": "x"}}, "yaxis": {"anchor": "x", "domain": [0.0, 1.0], "title": {"text": "y"}}, "legend": {"title": {"text": "Correctness"}, "tracegroupgap": 0, "itemsizing": "constant", "orientation": "h", "yanchor": "bottom", "y": 1.02, "xanchor": "right", "x": 1}, "title": {"text": "UMAP: category (Color), n_neighbors=24, min_dist=0.1"}, "width": 1000, "height": 700}}
